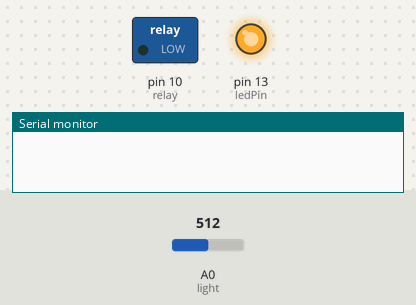
A sketch run on a simulated Arduino Uno, built with avr-gcc and run on an emulated ATmega328P. On the bench: switched loads named in the sketch (green lamp = pin HIGH), output pins drawn as LEDs (lit = HIGH), the last lines printed to the serial monitor. The inputs (shaded band) are chosen by the test bench; at power-on: A0 (light) = 512. The modem accepts every AT command (registered, SIM ready, sends succeed) and sends nothing else.

Above: at 0.1 s.
At 8.7 s:
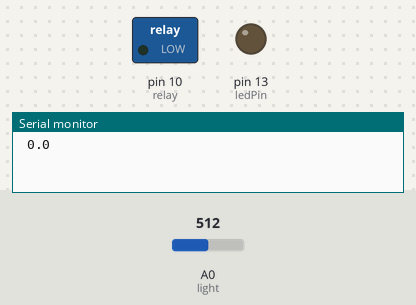
Timing chart, 0 to 22.5 s (numbered marks = the images above):
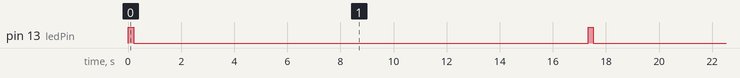

Measured:
- by itself, pin 13 (ledPin): alternates HIGH for 0.20 s and LOW for 17.1 s

The sketch:

Street_Light_Control.ino
```cpp
 #include <SoftwareSerial.h>
#include <stdlib.h>

// LED
int ledPin = 13;

int LDR_pin = 0;
int relay=10;

// replace with your channel's thingspeak API key, please note that API key will be different for every channel (or experiment)
String apiKey = "WTL5SIMLXYAP566W";

// connect 2 to TX of Serial USB
// connect 3 to RX of serial USB
SoftwareSerial ser(2, 3); // RX, TX

// this runs once
void setup() {
  // initialize the digital pin as an output.
  pinMode(ledPin, OUTPUT);
  pinMode(relay, OUTPUT);
  // enable debug serial
  Serial.begin(9600);
  // enable software serial
  ser.begin(9600);

  // reset ESP8266
  ser.println("AT+RST");
}

int temp=0;

// the loop
void loop() {

  // blink LED on board
  digitalWrite(ledPin, HIGH);
  delay(200);
  digitalWrite(ledPin, LOW);

  if(analogRead(A0)< 512) //detect when light intensity low
  {
   digitalWrite(relay,LOW); //turn on the relay
   temp=1;                   // feed temp variable with 1 to indicate relay is ON
  }

  if(analogRead(A0)> 512) //detect when light intensity HIGH
  {
   digitalWrite(relay,HIGH);  //turn off the relay
   temp=0;                    // feed temp variable with 0 to indicate relay is OFF
  }

  // convert to string
  char buf[16];
  String strTemp = dtostrf(temp, 4, 1, buf);

  Serial.println(strTemp);

  // TCP connection
  String cmd = "AT+CIPSTART=\"TCP\",\"";
  cmd += "184.106.153.149"; // api.thingspeak.com
  cmd += "\",80";
  ser.println(cmd);

  if(ser.find("Error")){
    Serial.println("AT+CIPSTART error");
    return;
  }

  // prepare GET string
  String getStr = "GET /update?api_key=";
  getStr += apiKey;
  getStr +="&field1=";
  getStr += String(strTemp);
  getStr += "\r\n\r\n";

  // send data length
  cmd = "AT+CIPSEND=";
  cmd += String(getStr.length());
  ser.println(cmd);

  if(ser.find(">")){
    ser.print(getStr);
  }
  else{
    ser.println("AT+CIPCLOSE");
    // alert user
    Serial.println("AT+CIPCLOSE");
  }

  // thingspeak needs 15 sec delay between updates
  delay(16000);
}
```
